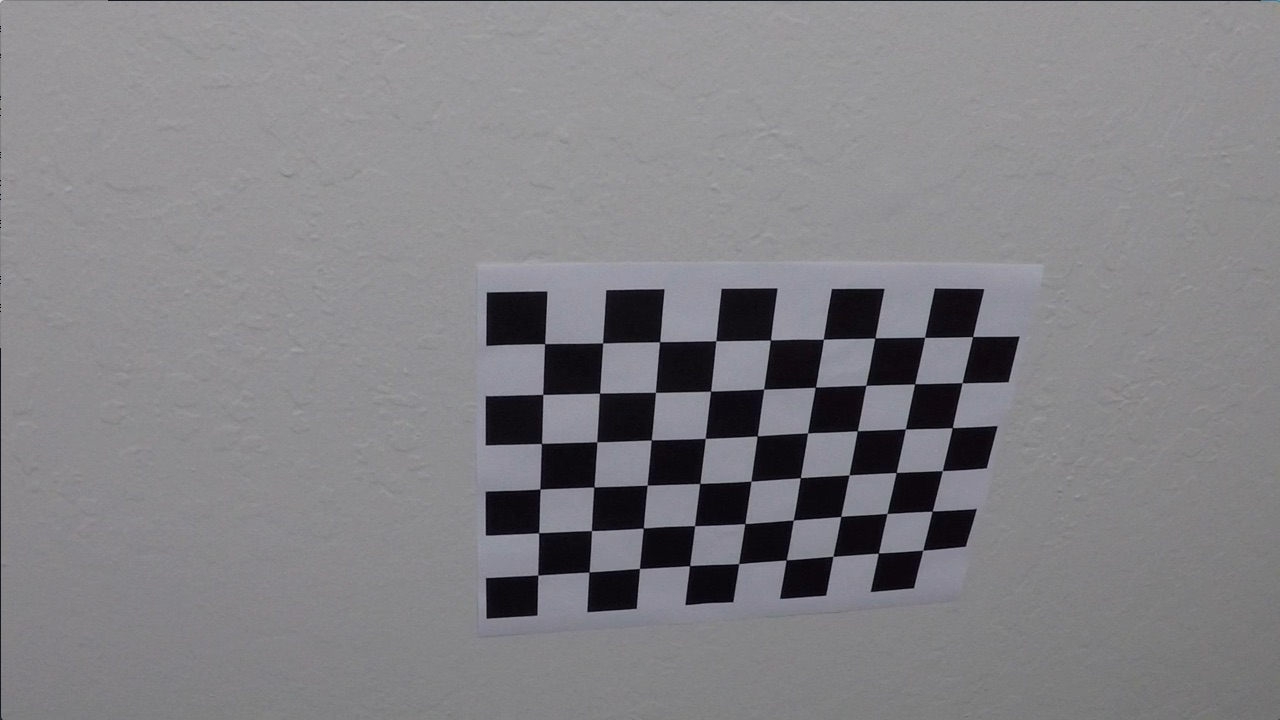
#> input picture camera_cal/calibration10.jpg, 1280 x 720 px; its folder holds only this picture in this run
$ jupyter execute --allow-errors advanced_lane_finding_pipeline.ipynb   (shell and % lines are left out)   (older library calls are emulated)
#> lines starting #> are read from the running program, lines starting #| are printed output that depends on the picture; after the words box and inside, x2 and y2 are one past the last pixel; in counts of white or black regions, pixels touching at a corner belong together
[cell 1]
import numpy as np
import cv2
import matplotlib.pyplot as plt
import matplotlib.image as mpimg
import matplotlib.patches as patches
from moviepy.editor import VideoFileClip
from IPython.display import HTML
import glob

[cell 2]
objp = np.zeros((6*9,3), np.float32)
objp[:,:2] = np.mgrid[0:9,0:6].T.reshape(-1,2)

nx = 9
ny = 6
# Arrays to store object points and image points from all the images.
objpoints = [] # 3d points in real world space
imgpoints = [] # 2d points in image plane.

# Make a list of calibration images
images = glob.glob('camera_cal/calibration*.jpg')

# Step through the list and search for chessboard corners
for fname in images:
    img = cv2.imread(fname)
#> img is the input picture: shape (720, 1280, 3); mean B, G, R 133.1, 129.4, 130.2
    gray = cv2.cvtColor(img,cv2.COLOR_BGR2GRAY)

    # Find the chessboard corners
    ret, corners = cv2.findChessboardCorners(gray, (nx,ny),None)
#> ret = True; corners = 54 rows, first 8: [545.3, 343.1], [602.7, 342.8], [660.1, 341.3], [715.8, 340.7], [770.6, 340], [823.5, 339.2], [874.3, 338.5], [925.1, 337.4]

    # If found, add object points, image points
    if ret == True:
        objpoints.append(objp)
        imgpoints.append(corners)

        # Draw and display the corners
        img = cv2.drawChessboardCorners(img, (nx,ny), corners, ret)
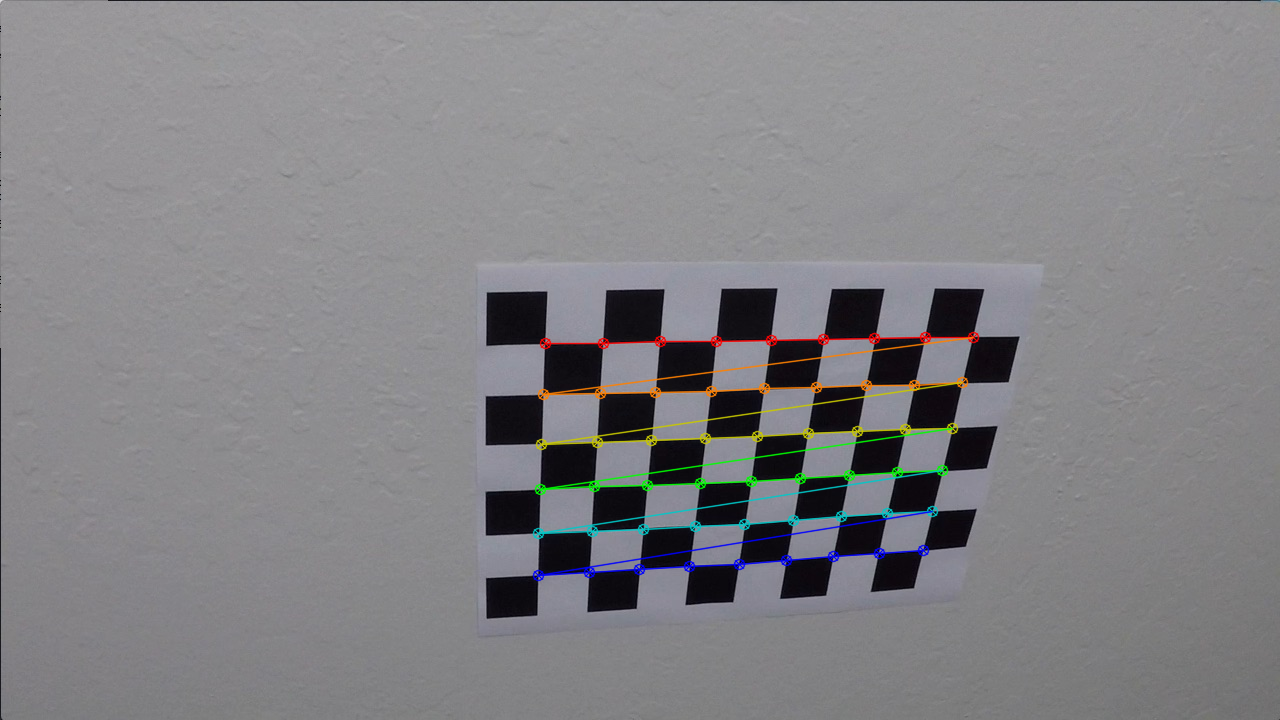
#> img: shape (720, 1280, 3); 1.91% of pixels changed, all inside (x1, y1, x2, y2) = (532, 331, 980, 582)
        #cv2.imshow('img',img)
        #cv2.waitKey(500)

#cv2.destroyAllWindows()

[cell 3]
def get_camera_calibration(img, objpoints, imgpoints):
    gray = cv2.cvtColor(img,cv2.COLOR_BGR2GRAY)
    ret, mtx, dist, rvecs, tvecs = cv2.calibrateCamera(objpoints, imgpoints, gray.shape[::-1], None, None)
    return mtx, dist

[cell 4]
img = cv2.imread('camera_cal/calibration1.jpg')
#> (the rest of this cell did not finish here and is left out)

[cell 5]
# [4 lines left out: function get_undistorted_image, not called in this run]

[cell 6]
# [53 lines left out: functions abs_sobel_thresh, mag_thresh, dir_threshold, hls_select, get_thresholded_binary_image, not called in this run]

[cell 7]
# [24 lines left out: function get_warp_matrix, not called in this run]

[cell 8]
image = cv2.imread('test_images/straight_lines1.jpg')
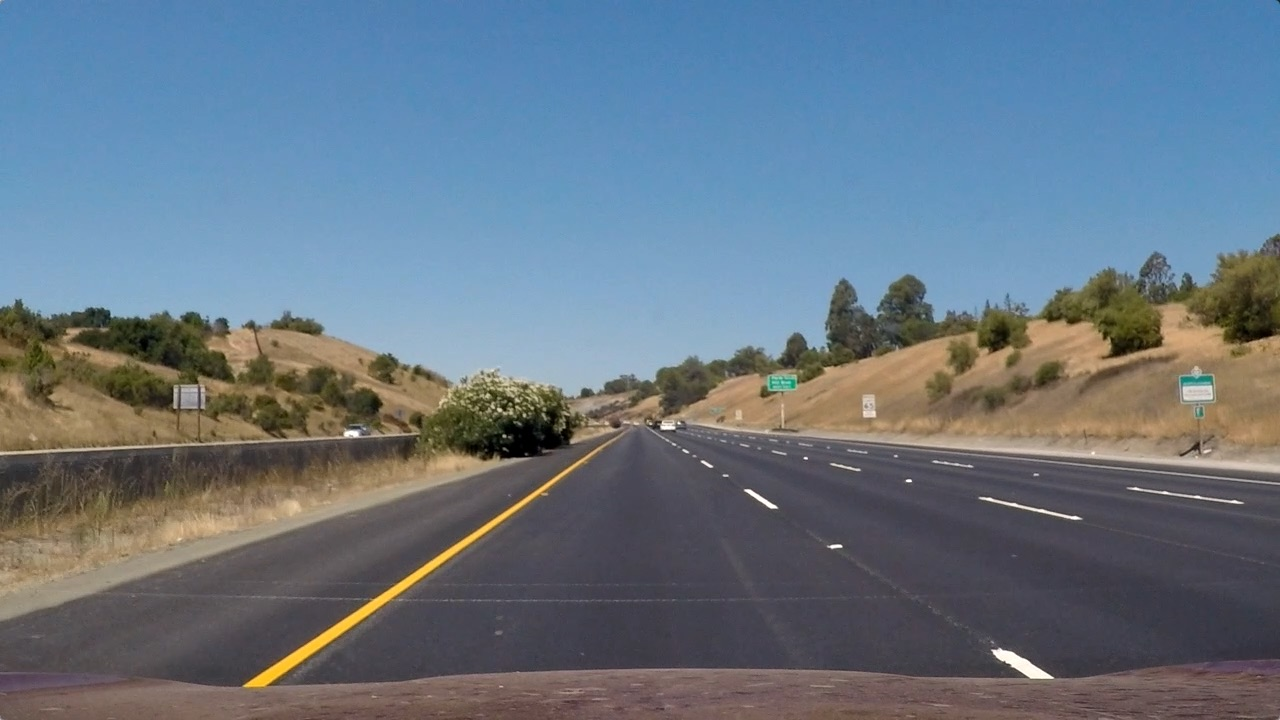
#> input picture test_images/straight_lines1.jpg, 1280 x 720 px
#> image is the input picture: shape (720, 1280, 3); mean B, G, R 131.2, 117.7, 103.2
#> (the rest of this cell did not finish here and is left out)

#> (a cell that did not finish here is left out)

[cell 10]
#perspective_M, perspective_Minv
# [4 lines left out: function get_transformed_image, not called in this run]

[cell 11]
# [78 lines left out: functions find_lane_pixels, fit_polynomial, not called in this run]

[cell 12]
# [73 lines left out: functions fit_poly, search_around_poly, not called in this run]

[cell 13]
# [10 lines left out: function measure_curvature_real, not called in this run]

[cell 14]
# [18 lines left out: function plot_lanes, not called in this run]

[cell 15]
# [10 lines left out: functions get_vehicle_offset, get_vehicle_dist_from_centre, not called in this run]

[cell 16]
class Line():
    # [12 lines left out: function __init__, not called in this run]

[cell 17]
# [13 lines left out: function get_lines_object, not called in this run]

[cell 18]
# [22 lines left out: function get_lines_from_scratch, not called in this run]

[cell 19]
# [20 lines left out: function add_line_attributes, not called in this run]

[cell 20]
# [26 lines left out: function get_lines_from_previous, not called in this run]

[cell 21]
# [9 lines left out: function check_last_line, not called in this run]

[cell 22]
# [4 lines of commented-out code are left out]

[cell 23]
left_lines = []
right_lines = []
xm_per_pix = 3.7/700
ym_per_pix = 30/720
def process_frame(image):
    undist_img = get_undistorted_image(image, mtx, dist)
    combined = get_thresholded_binary_image(undist_img)
    warped_img = get_transformed_image(combined, perspective_M)
    if len(left_lines) == 0:
        result, left_line, right_line = get_lines_from_scratch(warped_img, undist_img, perspective_Minv)
    else:
        result, left_line, right_line = get_lines_from_previous(warped_img, undist_img, left_lines,
                                                                right_lines, perspective_Minv)
    left_lines.append(left_line)
    right_lines.append(right_line)
    return result

[cell 24]
img = cv2.imread('test_images/test6.jpg')
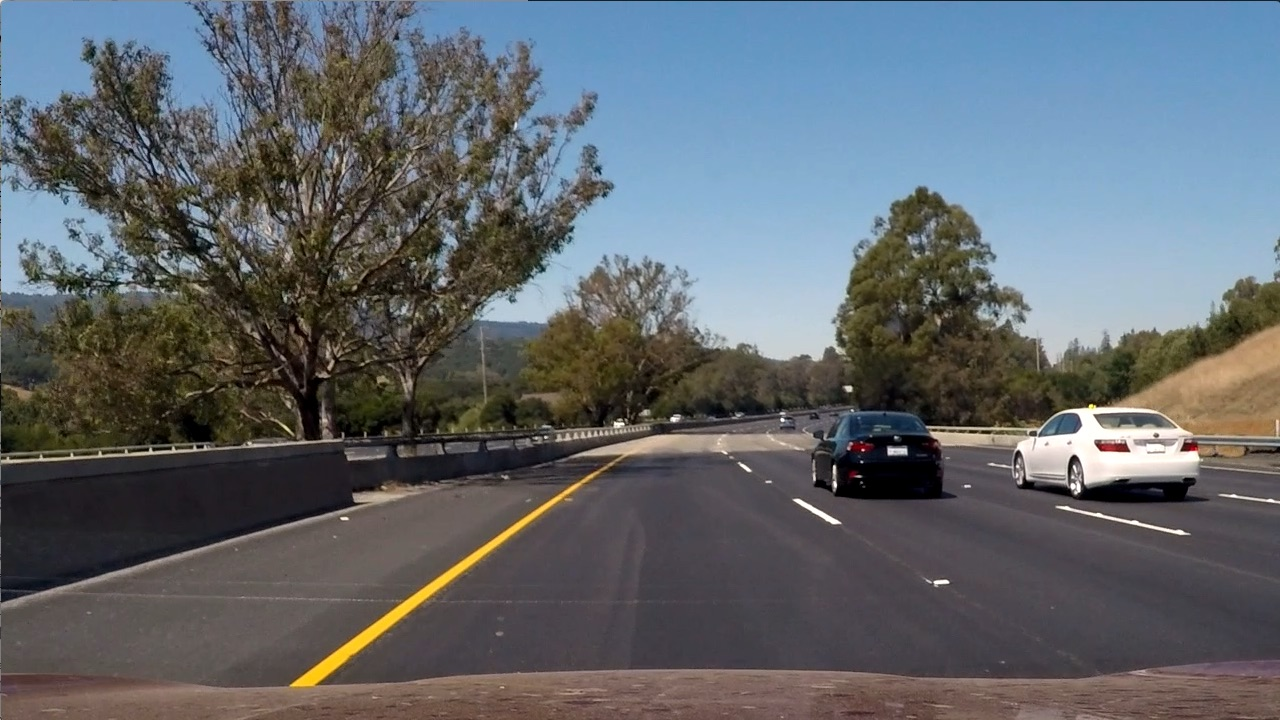
#> input picture test_images/test6.jpg, 1280 x 720 px
#> img is the input picture: shape (720, 1280, 3); mean B, G, R 107.9, 102.6, 97
#> (the rest of this cell did not finish here and is left out)
